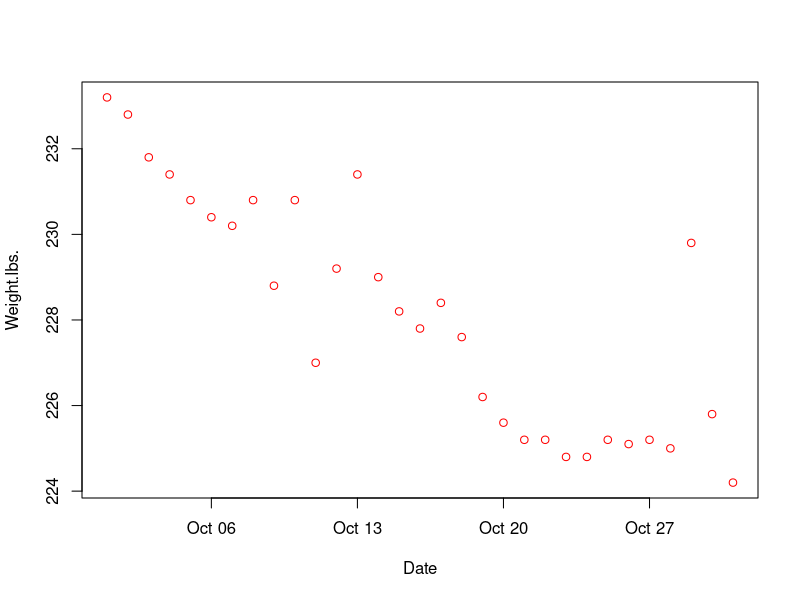
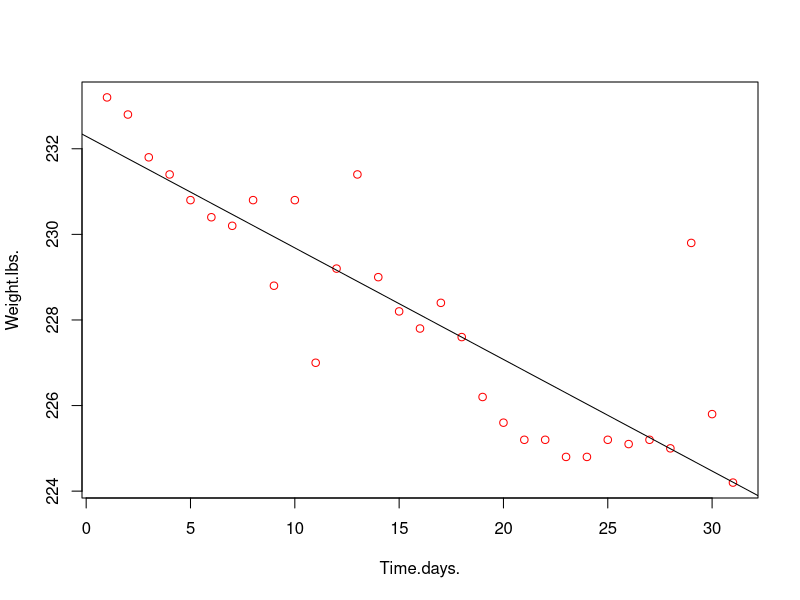
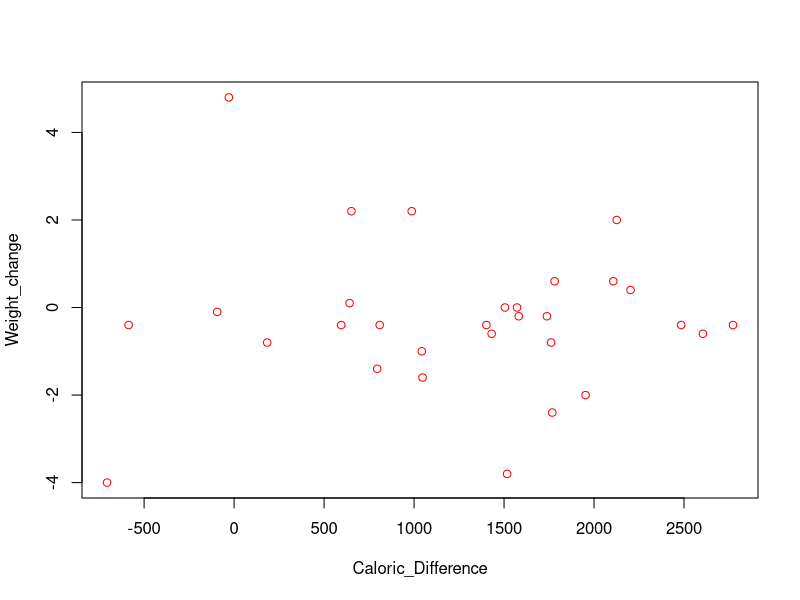

Generate these figures, in order, with R:
## ---- chunk 1
knitr::opts_chunk$set(echo = TRUE)
## ---- chunk 2
october_data <- read.table("october_data.txt", header=TRUE)
head(october_data, 5)
## ---- chunk 3
# Student t-test comparing mean of body weight recorded in the second half of the month against the first half of the month.
# Covert 'Date' from string to Date format 
october_data$Date <- as.Date(october_data$Date, format = "%d/%m/%Y")
# Split data between to two halves by date 
second_half <- october_data$Date >= "2025-10-16"
# Student t-test
ans <- t.test(october_data$Weight.lbs.[second_half],october_data$Weight.lbs.[!second_half], alternative = "less")
# Mean Values
ans$estimate
# P-value
ans$p.value
## ---- chunk 4
# Split data into two based on number of hours of sleep
good_sleep <- october_data$Sleep.Hours >= 8
# Student t-test
ans <- t.test(october_data$Calories_Used[good_sleep],october_data$Calories_Used[!good_sleep])
# Mean Values
ans$estimate
# P-value
ans$p.value
## ---- chunk 5
# Student t-test
ans <- t.test(october_data$Calories_Consumed[good_sleep],october_data$Calories_Consumed[!good_sleep])
# Mean Values
ans$estimate
# P-value
ans$p.value
## ---- chunk 6
# Scatter plot of weight against date
plot(Weight.lbs.~Date, data=october_data, col="red" )
## ---- chunk 7
october_data$Time.days. <- seq(from=1, to=31)
# Scatter plot of weight against date
plot(Weight.lbs.~Time.days., data=october_data, col="red" )
# Liner model fit
line_fit <- lm(Weight.lbs.~Time.days., data=october_data)
# Plot linear model
abline(line_fit)
# Summary Linear model
summary(line_fit)
## ---- chunk 8
# Calculate change in body weight 
october_data$Weight_change <- c(NA, diff(october_data$Weight.lbs.))
# Plot change in body against calorie deficit
plot(Weight_change~Caloric_Difference, data=october_data, col="red" )
## ---- chunk 9
# Linear model fit
line_fit <- lm(Weight_change~Caloric_Difference, data=october_data)
# Model summary
summary(line_fit)
## ---- chunk 10
good_sleep <- october_data$Sleep.Hours >= 8
october_data$Sleep.Hours.[good_sleep]
october_data$Caloric_Difference
